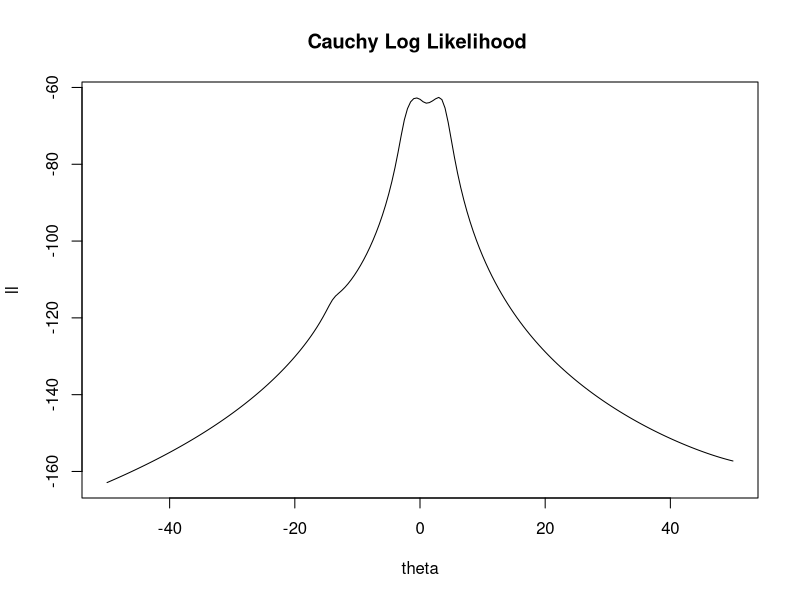

This chart was generated by the following R code:
#1(b)
#graph the log-likelihood function
x <- c(1.77, -0.23, 2.76, 3.80, 3.47, 56.75, -1.34, 4.24, -2.44,
       3.29, 3.71, -2.40, 4.53, -0.07, -1.05, -13.87, -2.53, -1.75)
th <- seq(-50,50,0.5)
n <- length(x)
ll <- c()
for (i in 1:length(th)) {
  ll[i] <- -n*log(pi)-sum(log(1+(th[i]-x)^2))
}
plot(th,ll,type = "l", ylab = "ll", xlab = "theta", main = "Cauchy Log Likelihood ")

#find MLE for theta using the Newton-Raphson method
cauchy.ll.1st.deriv <- function(theta){
  z <- -2*(sum((theta-x)/(1+(theta-x)^2)))
  return(z)
}
cauchy.ll.2nd.deriv <- function(theta){
  y <- -2*(sum((1-(theta-x)^2)/((1+(theta-x)^2)^2)))
  return(y)
} 
staring.p <- c(-11,-1, 0, 1.5, 4, 4.7, 7, 8, 38)
sample_mean <- mean(staring.p)
print(sample_mean)

NewtonR <- function(theta0){
  theta <- array()
  theta[1] <- theta0
  i <- 1
  difference <- 10
  while (abs(difference)>10^(-10) & i<200){
    theta[i+1] <- theta[i] - cauchy.ll.1st.deriv(theta[i]) / cauchy.ll.2nd.deriv(theta[i])
    difference <- abs(theta[i+1] - theta[i])
    i <- i + 1 
  }
  return(theta[i])
}
NewtonR(-11)
NewtonR(-1)
NewtonR(0)
NewtonR(1.5)
NewtonR(4)
NewtonR(7)
NewtonR(8)
NewtonR(38)
NewtonR(sample_mean)

# When starting at -11,7,8,and 38, the function cannot find the optimial point
# Sample mean(5.68889) also is not a good starting point

#1(c)
#alpha = 1, 0.64 or 0.25
#alpha <- -1 / cauchy.ll.2nd.deriv(theta)
alpha1 <- 1 
fixP1 <- function(theta0){
  theta <- array()
  theta[1] <- theta0
  i <- 1
  difference <- 10
  while (abs(difference)>10^(-10) & i<200) {
    theta[i+1] <- theta[i] + alpha1 * cauchy.ll.1st.deriv(theta[i])
    difference <- abs(theta[i+1] - theta[i])
    i <- i + 1
  }
  return(theta[i])
}

fixP1(-11)
fixP1(-1)
fixP1(0)
fixP1(1.5)
fixP1(4)
fixP1(4.7)
fixP1(7)
fixP1(8)
fixP1(38)

alpha2 <- 0.64
fixP2 <- function(theta0){
  theta <- array()
  theta[1] <- theta0
  i <- 1
  difference <- 10
  while (abs(difference)>10^(-10) & i<200) {
    theta[i+1] <- theta[i] + alpha2 * cauchy.ll.1st.deriv(theta[i])
    difference <- abs(theta[i+1] - theta[i])
    i <- i + 1
  }
  return(theta[i])
}

fixP2(-11)
fixP2(-1)
fixP2(0)
fixP2(1.5)
fixP2(4)
fixP2(4.7)
fixP2(7)
fixP2(8)
fixP2(38)

alpha3 <- 0.25
fixP3 <- function(theta0){
  theta <- array()
  theta[1] <- theta0
  i <- 1
  difference <- 10
  while (abs(difference)>10^(-10) & i<200) {
    theta[i+1] <- theta[i] + alpha3 * cauchy.ll.1st.deriv(theta[i])
    difference <- abs(theta[i+1] - theta[i])
    i <- i + 1
  }
  return(theta[i])
}

fixP3(-11)
fixP3(-1)
fixP3(0)
fixP3(1.5)
fixP3(4)
fixP3(4.7)
fixP3(7)
fixP3(8)
fixP3(38)

#1(d)use fisher score to find MLE for theta

fisher.score <- n / 2
FisherFun <- function(theta0){
  theta <- array()
  theta[1] <- theta0
  i <- 1
  difference <- 10
  while (abs(difference)>10^(-10) & i<200){
    theta[i+1] <- theta[i] + cauchy.ll.1st.deriv(theta[i]) / (fisher.score)
    difference <- abs(theta[i+1] - theta[i])
    i <- i + 1
  }
  return(theta[i])
}
FisherFun(-11) 
FisherFun(-1)
FisherFun(0)
FisherFun(1.5)
FisherFun(4)
FisherFun(4.7)
FisherFun(7)
FisherFun(8)
FisherFun(38)
#when FisherFun starts at -11, -1, and 0, it will return an optimal value at -0.5914735
#when FisherFun starts at 1.5, 4, 4.7, 7, and 8, it will return an optimal value at 3.021345
#when starts at 38, it will return at 3.037648

#Refine: plug -0.5914735, 3.021345, and 3.037648 into NewtonR()
NewtonR(-0.5914735)
NewtonR(3.021345)
NewtonR(3.037648)

#1(e)